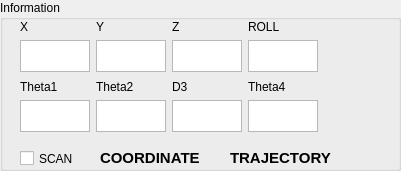
     <widget class="QGroupBox" name="groupBox_Information">
      <property name="enabled">
       <bool>true</bool>
      </property>
      <property name="geometry">
       <rect>
        <x>190</x>
        <y>0</y>
        <width>401</width>
        <height>171</height>
       </rect>
      </property>
      <property name="title">
       <string>Information</string>
      </property>
      <widget class="QWidget" name="layoutWidget_3">
       <property name="geometry">
        <rect>
         <x>20</x>
         <y>80</y>
         <width>308</width>
         <height>61</height>
        </rect>
       </property>
       <layout class="QHBoxLayout" name="horizontalLayout_Joint_var">
        <property name="sizeConstraint">
         <enum>QLayout::SetFixedSize</enum>
        </property>
        <item>
         <layout class="QVBoxLayout" name="verticalLayout_13">
          <item>
           <widget class="QLabel" name="label_X_3">
            <property name="sizePolicy">
             <sizepolicy hsizetype="Fixed" vsizetype="Fixed">
              <horstretch>0</horstretch>
              <verstretch>0</verstretch>
             </sizepolicy>
            </property>
            <property name="maximumSize">
             <size>
              <width>70</width>
              <height>20</height>
             </size>
            </property>
            <property name="text">
             <string>Theta1</string>
            </property>
           </widget>
          </item>
          <item>
           <widget class="QTextEdit" name="textEdit_Theta1">
            <property name="sizePolicy">
             <sizepolicy hsizetype="Fixed" vsizetype="Fixed">
              <horstretch>0</horstretch>
              <verstretch>0</verstretch>
             </sizepolicy>
            </property>
            <property name="maximumSize">
             <size>
              <width>70</width>
              <height>32</height>
             </size>
            </property>
           </widget>
          </item>
         </layout>
        </item>
        <item>
         <layout class="QVBoxLayout" name="verticalLayout_14">
          <item>
           <widget class="QLabel" name="label_Y_3">
            <property name="sizePolicy">
             <sizepolicy hsizetype="Fixed" vsizetype="Fixed">
              <horstretch>0</horstretch>
              <verstretch>0</verstretch>
             </sizepolicy>
            </property>
            <property name="maximumSize">
             <size>
              <width>70</width>
              <height>20</height>
             </size>
            </property>
            <property name="text">
             <string>Theta2</string>
            </property>
           </widget>
          </item>
          <item>
           <widget class="QTextEdit" name="textEdit_Theta2">
            <property name="sizePolicy">
             <sizepolicy hsizetype="Fixed" vsizetype="Fixed">
              <horstretch>0</horstretch>
              <verstretch>0</verstretch>
             </sizepolicy>
            </property>
            <property name="maximumSize">
             <size>
              <width>70</width>
              <height>32</height>
             </size>
            </property>
           </widget>
          </item>
         </layout>
        </item>
        <item>
         <layout class="QVBoxLayout" name="verticalLayout_17">
          <item>
           <widget class="QLabel" name="label_Z_5">
            <property name="sizePolicy">
             <sizepolicy hsizetype="Fixed" vsizetype="Fixed">
              <horstretch>0</horstretch>
              <verstretch>0</verstretch>
             </sizepolicy>
            </property>
            <property name="maximumSize">
             <size>
              <width>70</width>
              <height>20</height>
             </size>
            </property>
            <property name="text">
             <string>D3</string>
            </property>
           </widget>
          </item>
          <item>
           <widget class="QTextEdit" name="textEdit_D3">
            <property name="sizePolicy">
             <sizepolicy hsizetype="Fixed" vsizetype="Fixed">
              <horstretch>0</horstretch>
              <verstretch>0</verstretch>
             </sizepolicy>
            </property>
            <property name="maximumSize">
             <size>
              <width>70</width>
              <height>32</height>
             </size>
            </property>
           </widget>
          </item>
         </layout>
        </item>
        <item>
         <layout class="QVBoxLayout" name="verticalLayout_15">
          <item>
           <widget class="QLabel" name="label_Z_3">
            <property name="sizePolicy">
             <sizepolicy hsizetype="Fixed" vsizetype="Fixed">
              <horstretch>0</horstretch>
              <verstretch>0</verstretch>
             </sizepolicy>
            </property>
            <property name="maximumSize">
             <size>
              <width>70</width>
              <height>20</height>
             </size>
            </property>
            <property name="text">
             <string>Theta4</string>
            </property>
           </widget>
          </item>
          <item>
           <widget class="QTextEdit" name="textEdit_Theta4">
            <property name="sizePolicy">
             <sizepolicy hsizetype="Fixed" vsizetype="Fixed">
              <horstretch>0</horstretch>
              <verstretch>0</verstretch>
             </sizepolicy>
            </property>
            <property name="maximumSize">
             <size>
              <width>70</width>
              <height>32</height>
             </size>
            </property>
           </widget>
          </item>
         </layout>
        </item>
       </layout>
      </widget>
      <widget class="QCheckBox" name="checkBox_Scan">
       <property name="geometry">
        <rect>
         <x>20</x>
         <y>150</y>
         <width>70</width>
         <height>17</height>
        </rect>
       </property>
       <property name="text">
        <string>SCAN</string>
       </property>
      </widget>
      <widget class="QWidget" name="layoutWidget_2">
       <property name="geometry">
        <rect>
         <x>20</x>
         <y>20</y>
         <width>308</width>
         <height>55</height>
        </rect>
       </property>
       <layout class="QHBoxLayout" name="horizontalLayout_XYZ_target_2">
        <property name="sizeConstraint">
         <enum>QLayout::SetFixedSize</enum>
        </property>
        <item>
         <layout class="QVBoxLayout" name="verticalLayout_10">
          <item>
           <widget class="QLabel" name="label_X_2">
            <property name="sizePolicy">
             <sizepolicy hsizetype="Fixed" vsizetype="Fixed">
              <horstretch>0</horstretch>
              <verstretch>0</verstretch>
             </sizepolicy>
            </property>
            <property name="maximumSize">
             <size>
              <width>70</width>
              <height>20</height>
             </size>
            </property>
            <property name="text">
             <string>X</string>
            </property>
           </widget>
          </item>
          <item>
           <widget class="QTextEdit" name="textEdit_X">
            <property name="sizePolicy">
             <sizepolicy hsizetype="Fixed" vsizetype="Fixed">
              <horstretch>0</horstretch>
              <verstretch>0</verstretch>
             </sizepolicy>
            </property>
            <property name="maximumSize">
             <size>
              <width>70</width>
              <height>32</height>
             </size>
            </property>
           </widget>
          </item>
         </layout>
        </item>
        <item>
         <layout class="QVBoxLayout" name="verticalLayout_11">
          <item>
           <widget class="QLabel" name="label_Y_2">
            <property name="sizePolicy">
             <sizepolicy hsizetype="Fixed" vsizetype="Fixed">
              <horstretch>0</horstretch>
              <verstretch>0</verstretch>
             </sizepolicy>
            </property>
            <property name="maximumSize">
             <size>
              <width>70</width>
              <height>20</height>
             </size>
            </property>
            <property name="text">
             <string>Y</string>
            </property>
           </widget>
          </item>
          <item>
           <widget class="QTextEdit" name="textEdit_Y">
            <property name="sizePolicy">
             <sizepolicy hsizetype="Fixed" vsizetype="Fixed">
              <horstretch>0</horstretch>
              <verstretch>0</verstretch>
             </sizepolicy>
            </property>
            <property name="maximumSize">
             <size>
              <width>70</width>
              <height>32</height>
             </size>
            </property>
           </widget>
          </item>
         </layout>
        </item>
        <item>
         <layout class="QVBoxLayout" name="verticalLayout_12">
          <item>
           <widget class="QLabel" name="label_Z_2">
            <property name="sizePolicy">
             <sizepolicy hsizetype="Fixed" vsizetype="Fixed">
              <horstretch>0</horstretch>
              <verstretch>0</verstretch>
             </sizepolicy>
            </property>
            <property name="maximumSize">
             <size>
              <width>70</width>
              <height>20</height>
             </size>
            </property>
            <property name="text">
             <string>Z</string>
            </property>
           </widget>
          </item>
          <item>
           <widget class="QTextEdit" name="textEdit_Z">
            <property name="sizePolicy">
             <sizepolicy hsizetype="Fixed" vsizetype="Fixed">
              <horstretch>0</horstretch>
              <verstretch>0</verstretch>
             </sizepolicy>
            </property>
            <property name="maximumSize">
             <size>
              <width>70</width>
              <height>32</height>
             </size>
            </property>
           </widget>
          </item>
         </layout>
        </item>
        <item>
         <layout class="QVBoxLayout" name="verticalLayout_22">
          <item>
           <widget class="QLabel" name="label_Roll_2">
            <property name="sizePolicy">
             <sizepolicy hsizetype="Fixed" vsizetype="Fixed">
              <horstretch>0</horstretch>
              <verstretch>0</verstretch>
             </sizepolicy>
            </property>
            <property name="maximumSize">
             <size>
              <width>70</width>
              <height>20</height>
             </size>
            </property>
            <property name="text">
             <string>ROLL</string>
            </property>
           </widget>
          </item>
          <item>
           <widget class="QTextEdit" name="textEdit_Roll">
            <property name="sizePolicy">
             <sizepolicy hsizetype="Fixed" vsizetype="Fixed">
              <horstretch>0</horstretch>
              <verstretch>0</verstretch>
             </sizepolicy>
            </property>
            <property name="maximumSize">
             <size>
              <width>70</width>
              <height>32</height>
             </size>
            </property>
           </widget>
          </item>
         </layout>
        </item>
       </layout>
      </widget>
      <widget class="QLabel" name="label_Coordinate">
       <property name="geometry">
        <rect>
         <x>100</x>
         <y>150</y>
         <width>121</width>
         <height>16</height>
        </rect>
       </property>
       <property name="font">
        <font>
         <pointsize>11</pointsize>
         <weight>75</weight>
         <bold>true</bold>
        </font>
       </property>
       <property name="text">
        <string>COORDINATE</string>
       </property>
      </widget>
      <widget class="QLabel" name="label_Trajectory">
       <property name="geometry">
        <rect>
         <x>230</x>
         <y>150</y>
         <width>121</width>
         <height>16</height>
        </rect>
       </property>
       <property name="font">
        <font>
         <pointsize>11</pointsize>
         <weight>75</weight>
         <bold>true</bold>
        </font>
       </property>
       <property name="text">
        <string>TRAJECTORY</string>
       </property>
      </widget>
     </widget>
